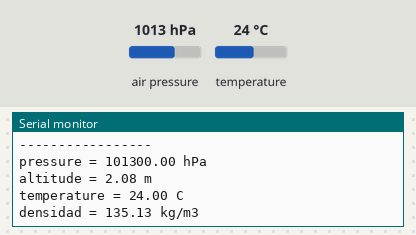
Simulated run of this sketch. Board: Arduino Uno, built with avr-gcc and run on an emulated ATmega328P. On the bench: the last lines printed to the serial monitor. The test bench sets the inputs (shaded band); at power-on: air pressure 1013 hPa, temperature 24 °C.

Above: at 1.2 s.
1.3 s: air pressure set to 952 hPa
At 1.79 s:
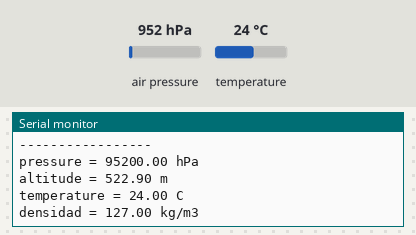
4.3 s: temperature set to 12 °C
At 4.83 s:
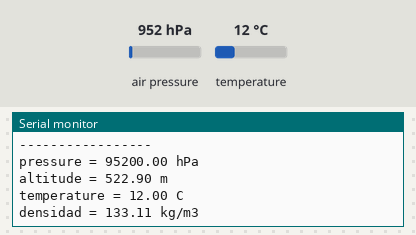
5.8 s: air pressure set to 975 hPa
At 6.35 s:
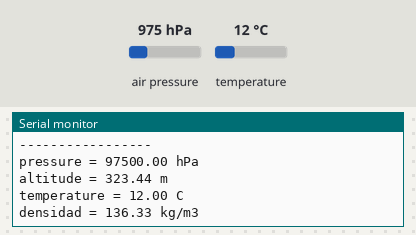
Timing chart, 0 to 8.8 s (numbered marks = the images above; inputs shaded):
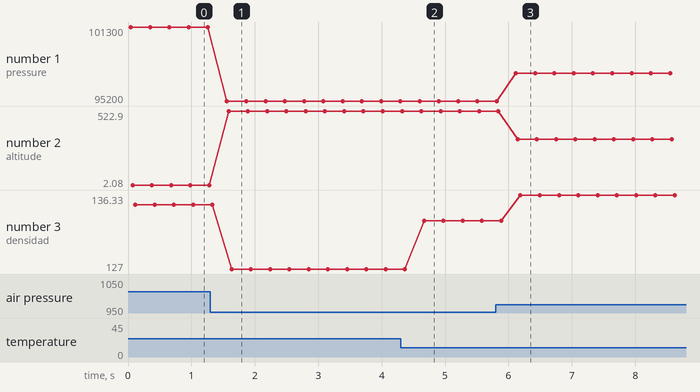

Measured:
- after the input at 1.3 s, the serial monitor: prints a new line after 0.26 s (image 1)
- after the input at 4.3 s, the serial monitor: prints a new line after 0.35 s (image 2)
- after the input at 5.8 s, the serial monitor: prints a new line after 0.32 s (image 3)
- plotted number 1: 101300 → 95200 after the input at 1.3 s, 95200 → 97500 after the input at 5.8 s
- plotted number 2: 2.08 → 522.9 after the input at 1.3 s, 522.9 → 323.44 after the input at 5.8 s
- plotted number 3: 135.13 → 127 after the input at 1.3 s, 127 → 133.11 after the input at 4.3 s, 133.11 → 136.33 after the input at 5.8 s

The sketch:

codigodensidad.ino
```cpp
#include <Adafruit_MPL3115A2.h>
Adafruit_MPL3115A2 baro;
void setup() {
  Serial.begin(9600);
  while(!Serial);
  Serial.println("Adafruit_MPL3115A2 test!");

  if (!baro.begin()) {
    Serial.println("Could not find sensor. Check wiring.");
    while(1);
  }
  baro.setSeaPressure(1013.26);
}

void loop() {
  float Resp=287.0500676; // constante de gas especifica de aire seco
  float pressure = baro.getPressure();
  float altitude = baro.getAltitude();
  float temperature = baro.getTemperature();
  float t = 237.15 + temperature; // grados a kelvin
  float press = pressure*100; // hecto pascales a pascales
  float p = (press/(Resp*t)); // formula de la densidad de aire

  Serial.println("-----------------");
  Serial.print("pressure = "); Serial.print(pressure); Serial.println(" hPa");
  Serial.print("altitude = "); Serial.print(altitude); Serial.println(" m");
  Serial.print("temperature = "); Serial.print(temperature); Serial.println(" C");
  Serial.print("densidad = "); Serial.print(p); Serial.println(" kg/m3 ");
  delay(250);
}
```
